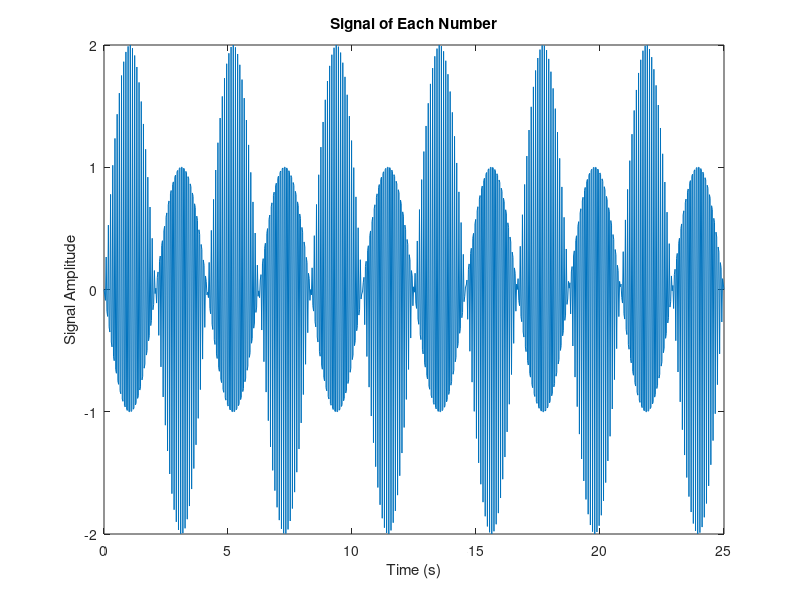
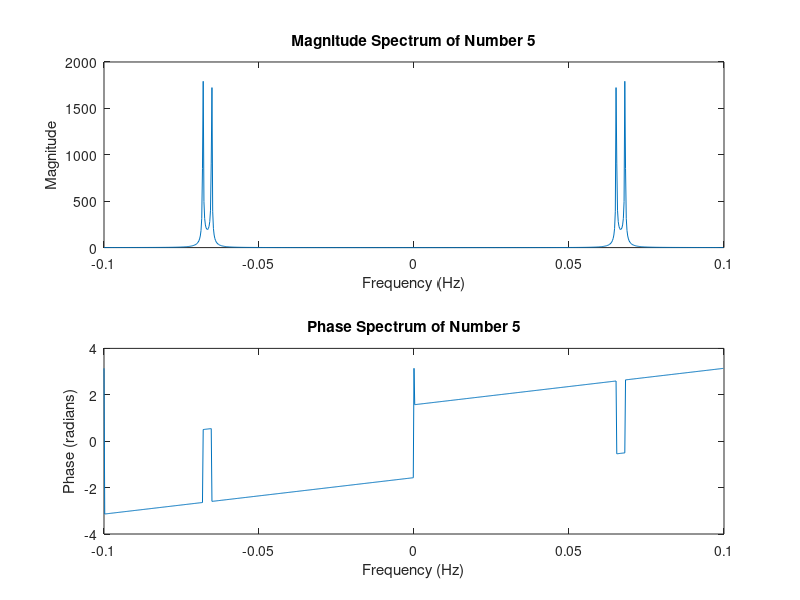

MATLAB code for these plots, in order:
% Clear the workspace and the command window
clear;
clc;

% Get input from the user: A string of numbers with spaces between each digit
str_number = input("Please Enter The Number (Put Space Between Each Digit): ", 's');

% Convert the input string to numeric format
number = str2num(str_number); %#ok<ST2NM>

% Prompt user to input the time increment in seconds
the_time_increment = input("Please Enter The Time Increment (second): ");

% Prompt user to input the duration of the signal
nd = input("Please Enter The Parameter Duration (nd): ");

% Prompt user to input the duration of the pause
np = input("Please Enter The Parameter Duration of Pause (np): ");

% Calculate total duration and pause time based on the increments
Td = the_time_increment * nd;
Tp = the_time_increment * np;

% Set the sampling frequency
f = 1 / the_time_increment;

% Loop through each digit in the input number
for i = 1:length(number)
    
    % Create a time vector for the signal duration
    t = linspace(0, Td, 850);
    
    % Define the dual-tone frequencies based on the input digit
    switch number(i)
        case 1
            f1 = 697; f2 = 1209;
        case 2
            f1 = 697; f2 = 1336;
        case 3
            f1 = 697; f2 = 1477;
        case 4
            f1 = 770; f2 = 1209;
        case 5
            f1 = 770; f2 = 1336;
        case 6
            f1 = 770; f2 = 1477;
        case 7
            f1 = 852; f2 = 1209;
        case 8
            f1 = 852; f2 = 1336;
        case 9
            f1 = 852; f2 = 1477;
        case 10
            f1 = 941; f2 = 1209;
        case 0
            f1 = 941; f2 = 1336;
        case 11
            f1 = 941; f2 = 1477;
        otherwise
            disp("Error! Invalid Number Entered.");
            continue;
    end
    
    % Generate the signal as a sum of two sine waves with frequencies f1 and f2
    x_t = sin(2 * pi * f1 * t) + sin(2 * pi * f2 * t);
    
    % Perform Fourier Transform to get frequency components
    x_t_transform = fft(x_t) * the_time_increment;
    x_t_transform = fftshift(x_t_transform);
    
    % Generate frequency vector for plotting
    n = length(t);
    if rem(n, 2)
        fs = f / n * (-(n - 1) / 2 : (n - 1) / 2);
    else
        fs = f / n * (-(n / 2) : (n / 2 - 1));
    end
    
    % Plot the time-domain signal
    figure(1);
    plot(t + (i - 1) * (Td + Tp) * ones(1, length(t)), x_t);
    xlabel("Time (s)");
    ylabel("Signal Amplitude");
    title("Signal of Each Number");
    hold on;
    
    % Plot the frequency-domain magnitude and phase
    figure(i + 1);
    
    % Subplot for magnitude spectrum
    subplot(2, 1, 1);
    plot(fs, abs(x_t_transform));
    xlabel("Frequency (Hz)");
    ylabel("Magnitude");
    title(['Magnitude Spectrum of Number ' num2str(number(i))]);
    
    % Subplot for phase spectrum
    subplot(2, 1, 2);
    plot(fs, angle(x_t_transform));
    xlabel("Frequency (Hz)");
    ylabel("Phase (radians)");
    title(['Phase Spectrum of Number ' num2str(number(i))]);
    
    % Play the sound of the generated tone
    sound(x_t, f);
    
    % Pause to allow sound to play before the next iteration
    pause(1);
end
